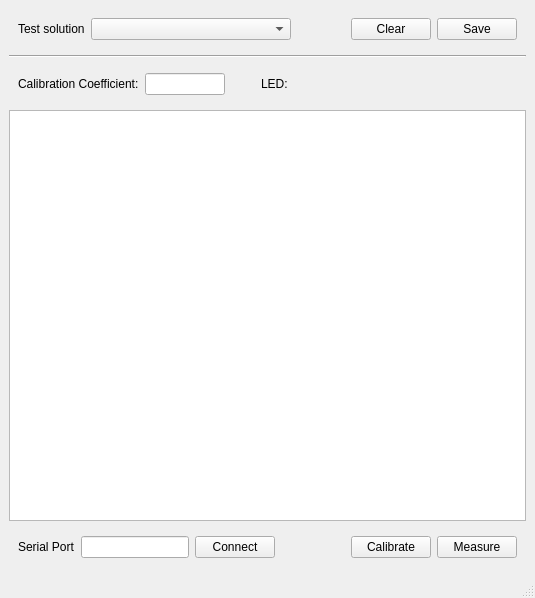
<?xml version="1.0" encoding="UTF-8"?>
<ui version="4.0">
 <class>MainWindow</class>
 <widget class="QMainWindow" name="MainWindow">
  <property name="geometry">
   <rect>
    <x>0</x>
    <y>0</y>
    <width>535</width>
    <height>598</height>
   </rect>
  </property>
  <property name="windowTitle">
   <string>MainWindow</string>
  </property>
  <widget class="QWidget" name="centralwidget">
   <layout class="QVBoxLayout" name="verticalLayout">
    <item>
     <widget class="QWidget" name="widget_2" native="true">
      <layout class="QHBoxLayout" name="horizontalLayout_2">
       <item>
        <widget class="QLabel" name="label">
         <property name="text">
          <string>Test solution</string>
         </property>
        </widget>
       </item>
       <item>
        <widget class="QComboBox" name="testSolutionComboBox">
         <property name="sizePolicy">
          <sizepolicy hsizetype="Fixed" vsizetype="Fixed">
           <horstretch>0</horstretch>
           <verstretch>0</verstretch>
          </sizepolicy>
         </property>
         <property name="minimumSize">
          <size>
           <width>200</width>
           <height>0</height>
          </size>
         </property>
         <property name="maximumSize">
          <size>
           <width>400</width>
           <height>16777215</height>
          </size>
         </property>
        </widget>
       </item>
       <item>
        <spacer name="horizontalSpacer_2">
         <property name="orientation">
          <enum>Qt::Horizontal</enum>
         </property>
         <property name="sizeHint" stdset="0">
          <size>
           <width>40</width>
           <height>20</height>
          </size>
         </property>
        </spacer>
       </item>
       <item>
        <widget class="QPushButton" name="clearPushButton">
         <property name="text">
          <string>Clear</string>
         </property>
        </widget>
       </item>
       <item>
        <widget class="QPushButton" name="savePushButton">
         <property name="text">
          <string>Save</string>
         </property>
        </widget>
       </item>
      </layout>
     </widget>
    </item>
    <item>
     <widget class="Line" name="line">
      <property name="orientation">
       <enum>Qt::Horizontal</enum>
      </property>
     </widget>
    </item>
    <item>
     <widget class="QWidget" name="widget_3" native="true">
      <layout class="QHBoxLayout" name="horizontalLayout_3">
       <item>
        <widget class="QLabel" name="coefficientLabel">
         <property name="sizePolicy">
          <sizepolicy hsizetype="Fixed" vsizetype="Preferred">
           <horstretch>0</horstretch>
           <verstretch>0</verstretch>
          </sizepolicy>
         </property>
         <property name="minimumSize">
          <size>
           <width>100</width>
           <height>0</height>
          </size>
         </property>
         <property name="text">
          <string>Calibration Coefficient:</string>
         </property>
        </widget>
       </item>
       <item>
        <widget class="QLineEdit" name="coefficientLineEdit">
         <property name="sizePolicy">
          <sizepolicy hsizetype="Fixed" vsizetype="Fixed">
           <horstretch>0</horstretch>
           <verstretch>0</verstretch>
          </sizepolicy>
         </property>
         <property name="maximumSize">
          <size>
           <width>80</width>
           <height>16777215</height>
          </size>
         </property>
        </widget>
       </item>
       <item>
        <spacer name="horizontalSpacer_3">
         <property name="orientation">
          <enum>Qt::Horizontal</enum>
         </property>
         <property name="sizeType">
          <enum>QSizePolicy::Fixed</enum>
         </property>
         <property name="sizeHint" stdset="0">
          <size>
           <width>30</width>
           <height>20</height>
          </size>
         </property>
        </spacer>
       </item>
       <item>
        <widget class="QLabel" name="ledLabel">
         <property name="sizePolicy">
          <sizepolicy hsizetype="Fixed" vsizetype="Preferred">
           <horstretch>0</horstretch>
           <verstretch>0</verstretch>
          </sizepolicy>
         </property>
         <property name="minimumSize">
          <size>
           <width>100</width>
           <height>0</height>
          </size>
         </property>
         <property name="text">
          <string>LED:</string>
         </property>
        </widget>
       </item>
       <item>
        <spacer name="horizontalSpacer_4">
         <property name="orientation">
          <enum>Qt::Horizontal</enum>
         </property>
         <property name="sizeType">
          <enum>QSizePolicy::Expanding</enum>
         </property>
         <property name="sizeHint" stdset="0">
          <size>
           <width>40</width>
           <height>20</height>
          </size>
         </property>
        </spacer>
       </item>
      </layout>
     </widget>
    </item>
    <item>
     <widget class="QTableWidget" name="tableWidget"/>
    </item>
    <item>
     <widget class="QWidget" name="widget" native="true">
      <property name="sizePolicy">
       <sizepolicy hsizetype="Preferred" vsizetype="Fixed">
        <horstretch>0</horstretch>
        <verstretch>0</verstretch>
       </sizepolicy>
      </property>
      <layout class="QHBoxLayout" name="horizontalLayout">
       <item>
        <widget class="QLabel" name="label_3">
         <property name="text">
          <string>Serial Port</string>
         </property>
        </widget>
       </item>
       <item>
        <widget class="QLineEdit" name="portLineEdit">
         <property name="sizePolicy">
          <sizepolicy hsizetype="Fixed" vsizetype="Fixed">
           <horstretch>0</horstretch>
           <verstretch>0</verstretch>
          </sizepolicy>
         </property>
        </widget>
       </item>
       <item>
        <widget class="QPushButton" name="connectPushButton">
         <property name="text">
          <string>Connect</string>
         </property>
        </widget>
       </item>
       <item>
        <spacer name="horizontalSpacer">
         <property name="orientation">
          <enum>Qt::Horizontal</enum>
         </property>
         <property name="sizeHint" stdset="0">
          <size>
           <width>322</width>
           <height>20</height>
          </size>
         </property>
        </spacer>
       </item>
       <item>
        <widget class="QPushButton" name="calibratePushButton">
         <property name="sizePolicy">
          <sizepolicy hsizetype="Fixed" vsizetype="Fixed">
           <horstretch>0</horstretch>
           <verstretch>0</verstretch>
          </sizepolicy>
         </property>
         <property name="text">
          <string>Calibrate</string>
         </property>
        </widget>
       </item>
       <item>
        <widget class="QPushButton" name="measurePushButton">
         <property name="sizePolicy">
          <sizepolicy hsizetype="Fixed" vsizetype="Fixed">
           <horstretch>0</horstretch>
           <verstretch>0</verstretch>
          </sizepolicy>
         </property>
         <property name="text">
          <string>Measure</string>
         </property>
        </widget>
       </item>
      </layout>
     </widget>
    </item>
   </layout>
  </widget>
  <widget class="QMenuBar" name="menubar">
   <property name="geometry">
    <rect>
     <x>0</x>
     <y>0</y>
     <width>535</width>
     <height>23</height>
    </rect>
   </property>
  </widget>
  <widget class="QStatusBar" name="statusbar"/>
 </widget>
 <resources/>
 <connections/>
</ui>
